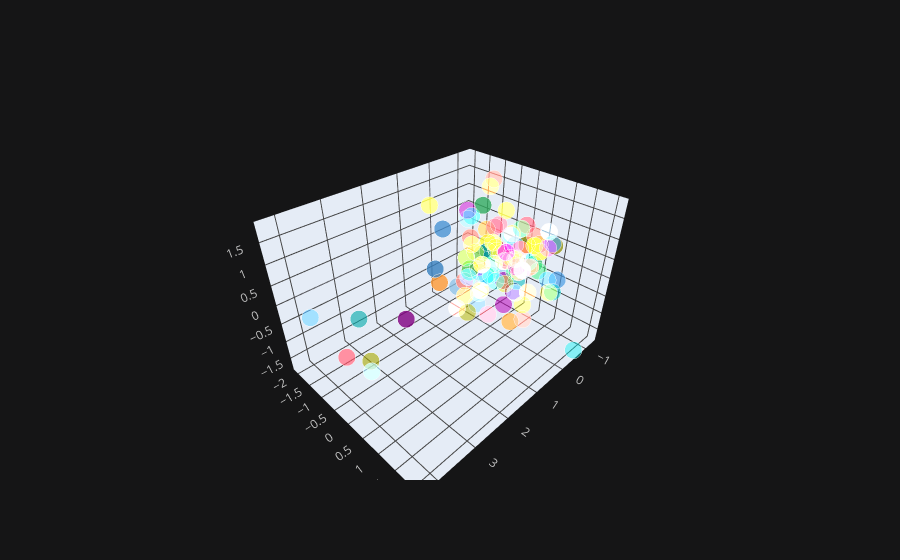

Source (notebook cell):
### Code cell
Xp.iplot(kind="scatter3d", x="p1", y="p2", z="p3", mode="markers", theme="solar")
